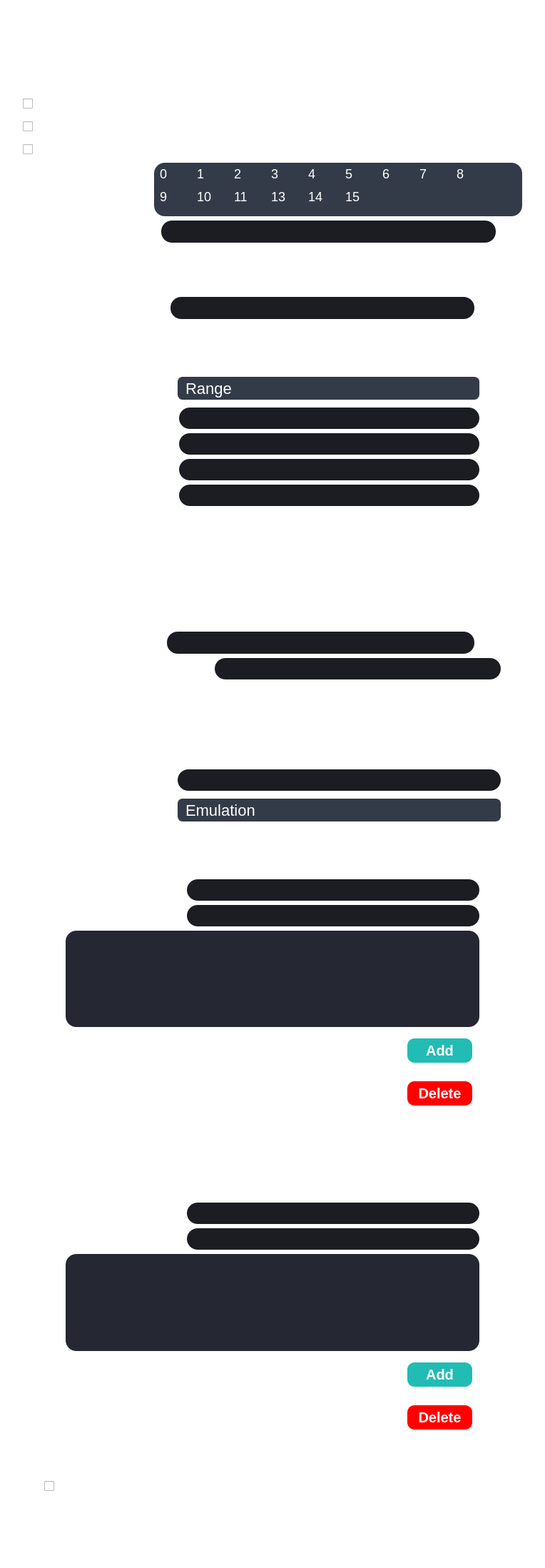
<?xml version="1.0" encoding="UTF-8"?>
<ui version="4.0">
 <class>DUTConfiguration</class>
 <widget class="QGroupBox" name="DUTConfiguration">
  <property name="geometry">
   <rect>
    <x>0</x>
    <y>0</y>
    <width>764</width>
    <height>2197</height>
   </rect>
  </property>
  <property name="windowTitle">
   <string>GroupBox</string>
  </property>
  <property name="styleSheet">
   <string notr="true">
/* QFrame */
QWidget {
	border-radius: 15px;
	background-color: rgb(37, 40, 50);
}
/* Label */
QLabel{
background-color:none;
	color: rgb(255, 255, 255);
font-size:22px;
font:normal;

}
/* ToolButton */
QToolButton {
	border: 0px;
	width: 28px;
	height: 28px;
	background-color: transparent;
	color: rgb(255, 255, 255);
	border-radius: 15px;
}
QToolButton:hover {
	background-color: rgb(57, 65, 80);
	border: 2px solid rgb(61, 70, 86);
}
QToolButton:pressed {
	background-color: rgb(35, 40, 49);
	border: 2px solid rgb(43, 50, 61);
}
/* Button */
QPushButton {
	border: 0px solid rgb(52, 59, 72);
	color: rgb(255, 255, 255);
	border-radius: 10px;
    background-color:#1b1d23;
	color: rgb(255, 255, 255);
	margin:10px;
	padding:5px;
font:bold 20px;
}
QPushButton:hover {
	background-color: rgb(57, 65, 80);
	border: 5px solid transparent;
}
QPushButton:pressed {
	background-color: rgb(35, 40, 49);
	border: 7px solid transparent;
}
QPushButton:disabled {
	background-color: rgb(102, 109, 122);
	color: rgb(168, 168, 168);
}

QComboBox {
	background-color: rgb(52, 59, 72);
	border: 1px solid rgb(49, 54, 65);
	height: 30px;
	border-radius: 10px;
	padding-left: 10px;
	padding-right: 15px;
	color: rgb(255, 255, 255);
    font-size:22px;
    font:normal; 
}
QComboBox QAbstractItemView {
    background-color:rgb(27, 29, 35);
	border: 0px;
	color: #fff;
    selection-background-color: rgb(22, 51, 79);
    outline: none;
}
QComboBox QAbstractItemView::item:selected {
    background-color: rgb(22, 51, 79);
}
QComboBox::drop-down {
	border: 0px;
}
QComboBox::down-arrow{
	image: url(&quot;:/icons/icons/cil-chevron-bottom.png&quot;);
	width:15px;
	height:15px;
	margin-right:15px;
}
QComboBox:on {
	border: 0px solid rgb(61, 70, 86);
	background-color: rgb(57, 65, 80)
}
QComboBox QListView {
	background-color: rgb(27, 29, 35);
	border-radius: 10px;
	color: #FFF;
	padding: 10px;
}
QComboBox:disabled {
	background-color: #808080;
}
/* QGroupBox  */
QGroupBox::title{
	color: rgb(255, 255, 255);
	margin-top: 10px;
	bottom: 20px;
}
QGroupBox{
	margin-top: 40px;
	margin-left: 20px;
margin-bottom: 40px;
	margin-right: 20px;
    border: 1px solid rgb(255, 255, 255);
	padding-top: 20px;
}
/* LineEdit */
QLineEdit{
	border: 0px solid rgb(37, 39, 48);
	height: 30px;
	border-radius: 15px;
	color: white;
	padding-left: 20px;
	padding-right: 20px;
	background-color: rgb(27, 29, 35);
	font-size:20px;
}
QLineEdit:hover{
	border: 2px solid rgb(64, 71, 88)
}
QLineEdit:focus{
	border: 3px solid rgb(91, 101, 124);
	color: white;
}
QLineEdit:disabled {
	background-color: #808080;
}
/* Table */

QGroupBox
{
background-color:transparent;

font:22px;
font:bold;
border-color:white;
}
QCheckBox
{
background-color:none;
    font-size:22px;
    font:normal; 
	 color:white;
}
QListWidget
{
    font-size:18px;
    font:normal; 
	 color:white;
	background-color: rgb(52, 59, 72);

}</string>
  </property>
  <property name="title">
   <string>DUT Configuration</string>
  </property>
  <layout class="QGridLayout" name="gridLayout_8">
   <item row="6" column="0">
    <widget class="QGroupBox" name="RecordConf_Groupbox">
     <property name="sizePolicy">
      <sizepolicy hsizetype="Preferred" vsizetype="Preferred">
       <horstretch>28</horstretch>
       <verstretch>0</verstretch>
      </sizepolicy>
     </property>
     <property name="styleSheet">
      <string notr="true"/>
     </property>
     <property name="title">
      <string>Record Configurations</string>
     </property>
     <layout class="QGridLayout" name="gridLayout_5">
      <item row="0" column="0">
       <layout class="QHBoxLayout" name="horizontalLayout_4">
        <item>
         <widget class="QLabel" name="RecordDir_label_2">
          <property name="sizePolicy">
           <sizepolicy hsizetype="Preferred" vsizetype="Preferred">
            <horstretch>20</horstretch>
            <verstretch>0</verstretch>
           </sizepolicy>
          </property>
          <property name="styleSheet">
           <string notr="true">font-size:22px;
font:normal</string>
          </property>
          <property name="text">
           <string>Record Directory</string>
          </property>
         </widget>
        </item>
        <item>
         <widget class="QLineEdit" name="RecordDir_lineEdit_2">
          <property name="sizePolicy">
           <sizepolicy hsizetype="Expanding" vsizetype="Expanding">
            <horstretch>50</horstretch>
            <verstretch>0</verstretch>
           </sizepolicy>
          </property>
          <property name="styleSheet">
           <string notr="true">background-color: #1b1d23;
font:normal;
</string>
          </property>
         </widget>
        </item>
        <item>
         <widget class="QToolButton" name="RecordDir_toolButton_2">
          <property name="styleSheet">
           <string notr="true">QToolButton{
background-color:none;
border:none;
}
QToolButton:hover{
background-color: #394150;
border-radius:13px;
}</string>
          </property>
          <property name="text">
           <string>...</string>
          </property>
         </widget>
        </item>
       </layout>
      </item>
      <item row="1" column="0">
       <widget class="QGroupBox" name="Snapshots_GroupBox">
        <property name="title">
         <string>SnapShots Number</string>
        </property>
        <layout class="QVBoxLayout" name="verticalLayout_12">
         <item>
          <layout class="QHBoxLayout" name="ConfigType_Hlayout">
           <property name="topMargin">
            <number>5</number>
           </property>
           <property name="bottomMargin">
            <number>5</number>
           </property>
           <item>
            <widget class="QLabel" name="ConfigType_label">
             <property name="sizePolicy">
              <sizepolicy hsizetype="Preferred" vsizetype="Preferred">
               <horstretch>20</horstretch>
               <verstretch>0</verstretch>
              </sizepolicy>
             </property>
             <property name="styleSheet">
              <string notr="true">font-size:22px;
font:normal</string>
             </property>
             <property name="text">
              <string>Config Type</string>
             </property>
            </widget>
           </item>
           <item>
            <widget class="QComboBox" name="ConfigType_comboBox">
             <property name="sizePolicy">
              <sizepolicy hsizetype="Preferred" vsizetype="Expanding">
               <horstretch>56</horstretch>
               <verstretch>15</verstretch>
              </sizepolicy>
             </property>
             <property name="autoFillBackground">
              <bool>false</bool>
             </property>
             <property name="styleSheet">
              <string notr="true">background-color:#343b48;
font:normal;
font-size:22px;
border-radius:7px;</string>
             </property>
             <item>
              <property name="text">
               <string>Range</string>
              </property>
             </item>
             <item>
              <property name="text">
               <string>List</string>
              </property>
             </item>
             <item>
              <property name="text">
               <string>Value</string>
              </property>
             </item>
            </widget>
           </item>
          </layout>
         </item>
         <item>
          <layout class="QVBoxLayout" name="ConfigValue_Vlayout">
           <item>
            <layout class="QHBoxLayout" name="FromConfigValue_Hlayout">
             <item>
              <widget class="QLabel" name="FromConfigValue_label">
               <property name="sizePolicy">
                <sizepolicy hsizetype="Preferred" vsizetype="Preferred">
                 <horstretch>20</horstretch>
                 <verstretch>0</verstretch>
                </sizepolicy>
               </property>
               <property name="styleSheet">
                <string notr="true">font-size:22px;
font:normal</string>
               </property>
               <property name="text">
                <string>From</string>
               </property>
              </widget>
             </item>
             <item>
              <widget class="QLineEdit" name="FromConfigValue_lineEdit">
               <property name="sizePolicy">
                <sizepolicy hsizetype="Expanding" vsizetype="Expanding">
                 <horstretch>55</horstretch>
                 <verstretch>0</verstretch>
                </sizepolicy>
               </property>
               <property name="styleSheet">
                <string notr="true">background-color: #1b1d23;
font:normal;
</string>
               </property>
              </widget>
             </item>
            </layout>
           </item>
           <item>
            <layout class="QHBoxLayout" name="ToConfigValue_Hlayout">
             <item>
              <widget class="QLabel" name="ToConfigValue_label">
               <property name="sizePolicy">
                <sizepolicy hsizetype="Expanding" vsizetype="Fixed">
                 <horstretch>20</horstretch>
                 <verstretch>4</verstretch>
                </sizepolicy>
               </property>
               <property name="minimumSize">
                <size>
                 <width>0</width>
                 <height>0</height>
                </size>
               </property>
               <property name="text">
                <string>To</string>
               </property>
              </widget>
             </item>
             <item>
              <widget class="QLineEdit" name="ToConfigValue_lineEdit">
               <property name="sizePolicy">
                <sizepolicy hsizetype="Expanding" vsizetype="Fixed">
                 <horstretch>55</horstretch>
                 <verstretch>0</verstretch>
                </sizepolicy>
               </property>
              </widget>
             </item>
            </layout>
           </item>
          </layout>
         </item>
         <item>
          <layout class="QHBoxLayout" name="Configvalue_horizontalLayout">
           <item>
            <widget class="QLabel" name="Configvalue_label">
             <property name="sizePolicy">
              <sizepolicy hsizetype="Expanding" vsizetype="Fixed">
               <horstretch>20</horstretch>
               <verstretch>0</verstretch>
              </sizepolicy>
             </property>
             <property name="text">
              <string>Value</string>
             </property>
            </widget>
           </item>
           <item>
            <widget class="QLineEdit" name="Configvalue_lineEdit">
             <property name="sizePolicy">
              <sizepolicy hsizetype="Expanding" vsizetype="Fixed">
               <horstretch>55</horstretch>
               <verstretch>0</verstretch>
              </sizepolicy>
             </property>
            </widget>
           </item>
          </layout>
         </item>
         <item>
          <layout class="QHBoxLayout" name="ConfigValueList_horizontalLayout">
           <item>
            <widget class="QLabel" name="ConfigValueList_label">
             <property name="sizePolicy">
              <sizepolicy hsizetype="Expanding" vsizetype="Fixed">
               <horstretch>20</horstretch>
               <verstretch>0</verstretch>
              </sizepolicy>
             </property>
             <property name="text">
              <string>Value</string>
             </property>
            </widget>
           </item>
           <item>
            <widget class="QLineEdit" name="ConfigValueList_lineEdit">
             <property name="sizePolicy">
              <sizepolicy hsizetype="Expanding" vsizetype="Fixed">
               <horstretch>55</horstretch>
               <verstretch>0</verstretch>
              </sizepolicy>
             </property>
            </widget>
           </item>
          </layout>
         </item>
        </layout>
       </widget>
      </item>
     </layout>
    </widget>
   </item>
   <item row="7" column="0">
    <widget class="QGroupBox" name="ReplyConf_groupbox">
     <property name="styleSheet">
      <string notr="true"/>
     </property>
     <property name="title">
      <string>Reply Configurations</string>
     </property>
     <layout class="QVBoxLayout" name="verticalLayout_9">
      <item>
       <layout class="QHBoxLayout" name="ReplyDir_Hlayout_2">
        <item>
         <widget class="QLabel" name="ReplyDir_label_2">
          <property name="sizePolicy">
           <sizepolicy hsizetype="Preferred" vsizetype="Preferred">
            <horstretch>20</horstretch>
            <verstretch>0</verstretch>
           </sizepolicy>
          </property>
          <property name="styleSheet">
           <string notr="true">font-size:22px;
font:normal</string>
          </property>
          <property name="text">
           <string>Reply Directory</string>
          </property>
         </widget>
        </item>
        <item>
         <widget class="QLineEdit" name="ReplyDir_lineEdit_2">
          <property name="sizePolicy">
           <sizepolicy hsizetype="Expanding" vsizetype="Expanding">
            <horstretch>52</horstretch>
            <verstretch>0</verstretch>
           </sizepolicy>
          </property>
          <property name="styleSheet">
           <string notr="true">background-color: #1b1d23;
</string>
          </property>
         </widget>
        </item>
        <item>
         <widget class="QToolButton" name="ReplyDir_toolButton_2">
          <property name="styleSheet">
           <string notr="true">QToolButton{
background-color:none;
border:none;
}
QToolButton:hover{
background-color: #394150;
border-radius:13px;
}</string>
          </property>
          <property name="text">
           <string>...</string>
          </property>
         </widget>
        </item>
       </layout>
      </item>
      <item>
       <layout class="QHBoxLayout" name="ReplySnapshotName_Hlayout_2">
        <item>
         <widget class="QLabel" name="ReplySnapshotName_label_2">
          <property name="sizePolicy">
           <sizepolicy hsizetype="Preferred" vsizetype="Preferred">
            <horstretch>8</horstretch>
            <verstretch>0</verstretch>
           </sizepolicy>
          </property>
          <property name="styleSheet">
           <string notr="true">font-size:22px;
font:normal</string>
          </property>
          <property name="text">
           <string>Replay Snapshot Name</string>
          </property>
         </widget>
        </item>
        <item>
         <widget class="QLineEdit" name="ReplySnapshotName_lineEdit_2">
          <property name="sizePolicy">
           <sizepolicy hsizetype="Expanding" vsizetype="Expanding">
            <horstretch>20</horstretch>
            <verstretch>0</verstretch>
           </sizepolicy>
          </property>
          <property name="styleSheet">
           <string notr="true">background-color: #1b1d23;
</string>
          </property>
         </widget>
        </item>
       </layout>
      </item>
     </layout>
    </widget>
   </item>
   <item row="4" column="0">
    <layout class="QHBoxLayout" name="AVBList_Vlayout_2">
     <item>
      <widget class="QLabel" name="AVBList_label_2">
       <property name="sizePolicy">
        <sizepolicy hsizetype="Preferred" vsizetype="Minimum">
         <horstretch>28</horstretch>
         <verstretch>0</verstretch>
        </sizepolicy>
       </property>
       <property name="minimumSize">
        <size>
         <width>0</width>
         <height>0</height>
        </size>
       </property>
       <property name="styleSheet">
        <string notr="true"/>
       </property>
       <property name="text">
        <string>AVB List</string>
       </property>
      </widget>
     </item>
     <item>
      <widget class="QListWidget" name="AVB_ListView_2">
       <property name="sizePolicy">
        <sizepolicy hsizetype="Expanding" vsizetype="Expanding">
         <horstretch>81</horstretch>
         <verstretch>24</verstretch>
        </sizepolicy>
       </property>
       <property name="minimumSize">
        <size>
         <width>0</width>
         <height>0</height>
        </size>
       </property>
       <property name="maximumSize">
        <size>
         <width>200000</width>
         <height>75</height>
        </size>
       </property>
       <property name="sizeIncrement">
        <size>
         <width>0</width>
         <height>0</height>
        </size>
       </property>
       <property name="baseSize">
        <size>
         <width>0</width>
         <height>0</height>
        </size>
       </property>
       <property name="autoFillBackground">
        <bool>false</bool>
       </property>
       <property name="styleSheet">
        <string notr="true">QListWidget:Item
{
font-size:10px;
}

QListWidget:Icon
{
size:15px;

}

QListWidget
{
padding:5px;
}</string>
       </property>
       <property name="verticalScrollBarPolicy">
        <enum>Qt::ScrollBarAlwaysOff</enum>
       </property>
       <property name="horizontalScrollBarPolicy">
        <enum>Qt::ScrollBarAlwaysOff</enum>
       </property>
       <property name="sizeAdjustPolicy">
        <enum>QAbstractScrollArea::AdjustIgnored</enum>
       </property>
       <property name="autoScroll">
        <bool>false</bool>
       </property>
       <property name="autoScrollMargin">
        <number>0</number>
       </property>
       <property name="dragDropMode">
        <enum>QAbstractItemView::NoDragDrop</enum>
       </property>
       <property name="defaultDropAction">
        <enum>Qt::CopyAction</enum>
       </property>
       <property name="alternatingRowColors">
        <bool>false</bool>
       </property>
       <property name="selectionMode">
        <enum>QAbstractItemView::ContiguousSelection</enum>
       </property>
       <property name="iconSize">
        <size>
         <width>0</width>
         <height>0</height>
        </size>
       </property>
       <property name="textElideMode">
        <enum>Qt::ElideNone</enum>
       </property>
       <property name="verticalScrollMode">
        <enum>QAbstractItemView::ScrollPerPixel</enum>
       </property>
       <property name="horizontalScrollMode">
        <enum>QAbstractItemView::ScrollPerPixel</enum>
       </property>
       <property name="movement">
        <enum>QListView::Static</enum>
       </property>
       <property name="flow">
        <enum>QListView::LeftToRight</enum>
       </property>
       <property name="isWrapping" stdset="0">
        <bool>true</bool>
       </property>
       <property name="resizeMode">
        <enum>QListView::Adjust</enum>
       </property>
       <property name="layoutMode">
        <enum>QListView::Batched</enum>
       </property>
       <property name="spacing">
        <number>22</number>
       </property>
       <property name="gridSize">
        <size>
         <width>52</width>
         <height>32</height>
        </size>
       </property>
       <property name="viewMode">
        <enum>QListView::ListMode</enum>
       </property>
       <property name="modelColumn">
        <number>0</number>
       </property>
       <property name="uniformItemSizes">
        <bool>true</bool>
       </property>
       <property name="batchSize">
        <number>7</number>
       </property>
       <property name="wordWrap">
        <bool>true</bool>
       </property>
       <property name="selectionRectVisible">
        <bool>false</bool>
       </property>
       <property name="currentRow">
        <number>-1</number>
       </property>
       <item>
        <property name="text">
         <string>0</string>
        </property>
        <property name="checkState">
         <enum>Unchecked</enum>
        </property>
       </item>
       <item>
        <property name="text">
         <string>1</string>
        </property>
        <property name="checkState">
         <enum>Unchecked</enum>
        </property>
       </item>
       <item>
        <property name="text">
         <string>2</string>
        </property>
        <property name="checkState">
         <enum>Unchecked</enum>
        </property>
       </item>
       <item>
        <property name="text">
         <string>3</string>
        </property>
        <property name="checkState">
         <enum>Unchecked</enum>
        </property>
       </item>
       <item>
        <property name="text">
         <string>4</string>
        </property>
        <property name="checkState">
         <enum>Unchecked</enum>
        </property>
       </item>
       <item>
        <property name="text">
         <string>5</string>
        </property>
        <property name="checkState">
         <enum>Unchecked</enum>
        </property>
       </item>
       <item>
        <property name="text">
         <string>6</string>
        </property>
        <property name="checkState">
         <enum>Unchecked</enum>
        </property>
       </item>
       <item>
        <property name="text">
         <string>7</string>
        </property>
        <property name="checkState">
         <enum>Unchecked</enum>
        </property>
       </item>
       <item>
        <property name="text">
         <string>8</string>
        </property>
        <property name="checkState">
         <enum>Unchecked</enum>
        </property>
       </item>
       <item>
        <property name="text">
         <string>9</string>
        </property>
        <property name="checkState">
         <enum>Unchecked</enum>
        </property>
       </item>
       <item>
        <property name="text">
         <string>10</string>
        </property>
        <property name="checkState">
         <enum>Unchecked</enum>
        </property>
       </item>
       <item>
        <property name="text">
         <string>11</string>
        </property>
        <property name="checkState">
         <enum>Unchecked</enum>
        </property>
       </item>
       <item>
        <property name="text">
         <string>13</string>
        </property>
        <property name="checkState">
         <enum>Unchecked</enum>
        </property>
       </item>
       <item>
        <property name="text">
         <string>14</string>
        </property>
        <property name="checkState">
         <enum>Unchecked</enum>
        </property>
       </item>
       <item>
        <property name="text">
         <string>15</string>
        </property>
        <property name="checkState">
         <enum>Unchecked</enum>
        </property>
       </item>
      </widget>
     </item>
    </layout>
   </item>
   <item row="2" column="0">
    <widget class="QCheckBox" name="TermianteDPI_checkBox">
     <property name="sizePolicy">
      <sizepolicy hsizetype="Preferred" vsizetype="Preferred">
       <horstretch>20</horstretch>
       <verstretch>0</verstretch>
      </sizepolicy>
     </property>
     <property name="minimumSize">
      <size>
       <width>0</width>
       <height>0</height>
      </size>
     </property>
     <property name="styleSheet">
      <string notr="true"/>
     </property>
     <property name="text">
      <string>  Terminate DPI</string>
     </property>
    </widget>
   </item>
   <item row="8" column="0">
    <widget class="QGroupBox" name="DPIConf_groupbox">
     <property name="styleSheet">
      <string notr="true"/>
     </property>
     <property name="title">
      <string>DPI Configurations</string>
     </property>
     <layout class="QGridLayout" name="gridLayout">
      <item row="3" column="0">
       <widget class="QGroupBox" name="DPIAdditionalArg_groupBox_2">
        <property name="title">
         <string>DPI Additional Env Variables</string>
        </property>
        <layout class="QGridLayout" name="gridLayout_3">
         <item row="3" column="0">
          <layout class="QHBoxLayout" name="AddEnvLayout_6">
           <item>
            <spacer name="AddEnvSpacer_2">
             <property name="orientation">
              <enum>Qt::Horizontal</enum>
             </property>
             <property name="sizeHint" stdset="0">
              <size>
               <width>528</width>
               <height>20</height>
              </size>
             </property>
            </spacer>
           </item>
           <item>
            <widget class="QPushButton" name="AddEnv_2">
             <property name="minimumSize">
              <size>
               <width>111</width>
               <height>54</height>
              </size>
             </property>
             <property name="styleSheet">
              <string notr="true">	background-color: rgb(33, 188, 180);
</string>
             </property>
             <property name="text">
              <string>Add</string>
             </property>
            </widget>
           </item>
          </layout>
         </item>
         <item row="4" column="0">
          <layout class="QHBoxLayout" name="DeleteEnvLayout_DPI">
           <item>
            <spacer name="DeleteEnvSpacer_DPI">
             <property name="orientation">
              <enum>Qt::Horizontal</enum>
             </property>
             <property name="sizeHint" stdset="0">
              <size>
               <width>528</width>
               <height>20</height>
              </size>
             </property>
            </spacer>
           </item>
           <item>
            <widget class="QPushButton" name="DeleteEnv_DPI">
             <property name="minimumSize">
              <size>
               <width>111</width>
               <height>54</height>
              </size>
             </property>
             <property name="styleSheet">
              <string notr="true">	background-color: red;
</string>
             </property>
             <property name="text">
              <string>Delete</string>
             </property>
            </widget>
           </item>
          </layout>
         </item>
         <item row="1" column="0">
          <layout class="QHBoxLayout" name="EnvVarValue_Hlayout_2">
           <item>
            <widget class="QLabel" name="EnvVarValue_label_2">
             <property name="sizePolicy">
              <sizepolicy hsizetype="Preferred" vsizetype="Preferred">
               <horstretch>8</horstretch>
               <verstretch>0</verstretch>
              </sizepolicy>
             </property>
             <property name="text">
              <string>Variable Value</string>
             </property>
            </widget>
           </item>
           <item>
            <widget class="QLineEdit" name="EnvVarValue_lineEdit_2">
             <property name="sizePolicy">
              <sizepolicy hsizetype="Expanding" vsizetype="Fixed">
               <horstretch>20</horstretch>
               <verstretch>0</verstretch>
              </sizepolicy>
             </property>
             <property name="styleSheet">
              <string notr="true">background-color: #1b1d23;
</string>
             </property>
            </widget>
           </item>
          </layout>
         </item>
         <item row="2" column="0">
          <widget class="QTextBrowser" name="DPIAdditionalEnvValues_2">
           <property name="styleSheet">
            <string notr="true">	border:none;
</string>
           </property>
          </widget>
         </item>
         <item row="0" column="0">
          <layout class="QHBoxLayout" name="EnvVarName_Hlayout_2">
           <item>
            <widget class="QLabel" name="EnvVarName_label_2">
             <property name="sizePolicy">
              <sizepolicy hsizetype="Preferred" vsizetype="Preferred">
               <horstretch>8</horstretch>
               <verstretch>0</verstretch>
              </sizepolicy>
             </property>
             <property name="text">
              <string>Variable Key</string>
             </property>
            </widget>
           </item>
           <item>
            <widget class="QLineEdit" name="EnvVarName_HSpacer_mid_lineEdit_2">
             <property name="sizePolicy">
              <sizepolicy hsizetype="Expanding" vsizetype="Fixed">
               <horstretch>20</horstretch>
               <verstretch>0</verstretch>
              </sizepolicy>
             </property>
             <property name="styleSheet">
              <string notr="true">background-color: #1b1d23;
</string>
             </property>
            </widget>
           </item>
          </layout>
         </item>
        </layout>
       </widget>
      </item>
      <item row="2" column="0">
       <widget class="QGroupBox" name="DPIAdditionalArgGroupBox_2">
        <property name="styleSheet">
         <string notr="true"/>
        </property>
        <property name="title">
         <string>DPI Additional Arguments</string>
        </property>
        <layout class="QGridLayout" name="gridLayout_2">
         <item row="4" column="0">
          <layout class="QHBoxLayout" name="DeleteArgLayout_DPI">
           <item>
            <spacer name="DeleteArgSpacer_DPI">
             <property name="orientation">
              <enum>Qt::Horizontal</enum>
             </property>
             <property name="sizeHint" stdset="0">
              <size>
               <width>528</width>
               <height>20</height>
              </size>
             </property>
            </spacer>
           </item>
           <item>
            <widget class="QPushButton" name="DeleteArgButton_DPI">
             <property name="minimumSize">
              <size>
               <width>111</width>
               <height>54</height>
              </size>
             </property>
             <property name="styleSheet">
              <string notr="true">	background-color: red;
</string>
             </property>
             <property name="text">
              <string>Delete</string>
             </property>
            </widget>
           </item>
          </layout>
         </item>
         <item row="0" column="0">
          <layout class="QHBoxLayout" name="ArgName_Hlayout_2">
           <item>
            <widget class="QLabel" name="ArgName_label_2">
             <property name="sizePolicy">
              <sizepolicy hsizetype="Preferred" vsizetype="Preferred">
               <horstretch>8</horstretch>
               <verstretch>0</verstretch>
              </sizepolicy>
             </property>
             <property name="text">
              <string>Argument Key</string>
             </property>
            </widget>
           </item>
           <item>
            <widget class="QLineEdit" name="ArgName_HSpacer_mid_lineEdit_2">
             <property name="sizePolicy">
              <sizepolicy hsizetype="Expanding" vsizetype="Fixed">
               <horstretch>20</horstretch>
               <verstretch>0</verstretch>
              </sizepolicy>
             </property>
             <property name="styleSheet">
              <string notr="true">background-color: #1b1d23;
</string>
             </property>
            </widget>
           </item>
          </layout>
         </item>
         <item row="2" column="0">
          <widget class="QTextBrowser" name="DPIAdditionalArg_2">
           <property name="styleSheet">
            <string notr="true">border:none;</string>
           </property>
          </widget>
         </item>
         <item row="1" column="0">
          <layout class="QHBoxLayout" name="ArgValue_Hlayout_2">
           <item>
            <widget class="QLabel" name="ArgValue_label_2">
             <property name="sizePolicy">
              <sizepolicy hsizetype="Preferred" vsizetype="Preferred">
               <horstretch>8</horstretch>
               <verstretch>0</verstretch>
              </sizepolicy>
             </property>
             <property name="text">
              <string>Argument Value</string>
             </property>
            </widget>
           </item>
           <item>
            <widget class="QLineEdit" name="ArgValue_lineEdit_2">
             <property name="sizePolicy">
              <sizepolicy hsizetype="Expanding" vsizetype="Fixed">
               <horstretch>20</horstretch>
               <verstretch>0</verstretch>
              </sizepolicy>
             </property>
             <property name="styleSheet">
              <string notr="true">background-color: #1b1d23;
</string>
             </property>
            </widget>
           </item>
          </layout>
         </item>
         <item row="3" column="0">
          <layout class="QHBoxLayout" name="AddArgLayout_5">
           <item>
            <spacer name="AddArgSpacer_2">
             <property name="orientation">
              <enum>Qt::Horizontal</enum>
             </property>
             <property name="sizeHint" stdset="0">
              <size>
               <width>528</width>
               <height>20</height>
              </size>
             </property>
            </spacer>
           </item>
           <item>
            <widget class="QPushButton" name="AddArgButton_2">
             <property name="minimumSize">
              <size>
               <width>111</width>
               <height>54</height>
              </size>
             </property>
             <property name="styleSheet">
              <string notr="true">	background-color: rgb(33, 188, 180);
</string>
             </property>
             <property name="text">
              <string>Add</string>
             </property>
            </widget>
           </item>
          </layout>
         </item>
        </layout>
       </widget>
      </item>
      <item row="4" column="0">
       <widget class="QCheckBox" name="CustomComConf_checkbox_2">
        <property name="styleSheet">
         <string notr="true">font-size:22px;
font:normal</string>
        </property>
        <property name="text">
         <string>Use Custom Comodels Config</string>
        </property>
       </widget>
      </item>
      <item row="1" column="0">
       <layout class="QHBoxLayout" name="DPILaunchType_HLayout_2">
        <property name="topMargin">
         <number>5</number>
        </property>
        <property name="bottomMargin">
         <number>5</number>
        </property>
        <item>
         <widget class="QLabel" name="DPILaunchType_label_2">
          <property name="sizePolicy">
           <sizepolicy hsizetype="Preferred" vsizetype="Preferred">
            <horstretch>8</horstretch>
            <verstretch>20</verstretch>
           </sizepolicy>
          </property>
          <property name="styleSheet">
           <string notr="true">font-size:22px;
font:normal</string>
          </property>
          <property name="text">
           <string>DPI Launch Type</string>
          </property>
         </widget>
        </item>
        <item>
         <widget class="QComboBox" name="DPILaunchType_comboBox_2">
          <property name="sizePolicy">
           <sizepolicy hsizetype="Preferred" vsizetype="Expanding">
            <horstretch>20</horstretch>
            <verstretch>0</verstretch>
           </sizepolicy>
          </property>
          <property name="styleSheet">
           <string notr="true">background-color:#343b48;
font:normal;
font-size:22px;
border-radius:7px;</string>
          </property>
          <item>
           <property name="text">
            <string>Emulation</string>
           </property>
          </item>
          <item>
           <property name="text">
            <string>Simulation</string>
           </property>
          </item>
          <item>
           <property name="text">
            <string>Emulation_Velclkgen</string>
           </property>
          </item>
          <item>
           <property name="text">
            <string>Simulation_Velclkgen</string>
           </property>
          </item>
         </widget>
        </item>
       </layout>
      </item>
      <item row="0" column="0">
       <layout class="QHBoxLayout" name="DPILaunchModeHLayout_2">
        <item>
         <widget class="QLabel" name="DPILaunchMode_label_2">
          <property name="sizePolicy">
           <sizepolicy hsizetype="Preferred" vsizetype="Preferred">
            <horstretch>8</horstretch>
            <verstretch>0</verstretch>
           </sizepolicy>
          </property>
          <property name="styleSheet">
           <string notr="true">font-size:22px;
font:normal</string>
          </property>
          <property name="text">
           <string>DPI Launch Mode</string>
          </property>
         </widget>
        </item>
        <item>
         <widget class="QLineEdit" name="DPILaunchMode_lineEdit_2">
          <property name="sizePolicy">
           <sizepolicy hsizetype="Expanding" vsizetype="Expanding">
            <horstretch>20</horstretch>
            <verstretch>0</verstretch>
           </sizepolicy>
          </property>
          <property name="styleSheet">
           <string notr="true">background-color: #1b1d23;
</string>
          </property>
         </widget>
        </item>
       </layout>
      </item>
     </layout>
    </widget>
   </item>
   <item row="3" column="0">
    <widget class="QCheckBox" name="LanuchDPI_checkBox">
     <property name="sizePolicy">
      <sizepolicy hsizetype="Preferred" vsizetype="Fixed">
       <horstretch>100</horstretch>
       <verstretch>0</verstretch>
      </sizepolicy>
     </property>
     <property name="styleSheet">
      <string notr="true">font-size:22px;
font:normal;
background:none;</string>
     </property>
     <property name="text">
      <string>  Terminate DPI on Error</string>
     </property>
    </widget>
   </item>
   <item row="5" column="0">
    <layout class="QHBoxLayout" name="DesignPath_Hlayout_2">
     <item>
      <widget class="QLabel" name="DesignPath_label_2">
       <property name="sizePolicy">
        <sizepolicy hsizetype="Preferred" vsizetype="Preferred">
         <horstretch>20</horstretch>
         <verstretch>0</verstretch>
        </sizepolicy>
       </property>
       <property name="styleSheet">
        <string notr="true">font-size:22px;
font:normal;
</string>
       </property>
       <property name="text">
        <string>Design Path</string>
       </property>
      </widget>
     </item>
     <item>
      <widget class="QLineEdit" name="DesignPath_lineEdit_2">
       <property name="sizePolicy">
        <sizepolicy hsizetype="Expanding" vsizetype="Expanding">
         <horstretch>50</horstretch>
         <verstretch>0</verstretch>
        </sizepolicy>
       </property>
       <property name="styleSheet">
        <string notr="true">background-color: #1b1d23;
font:normal;
</string>
       </property>
      </widget>
     </item>
     <item>
      <widget class="QToolButton" name="DesignPath_toolButton_2">
       <property name="styleSheet">
        <string notr="true">QToolButton{
background-color:none;
border:none;
}
QToolButton:hover{
background-color: #394150;
border-radius:13px;
}</string>
       </property>
       <property name="text">
        <string>...</string>
       </property>
      </widget>
     </item>
    </layout>
   </item>
   <item row="1" column="0">
    <widget class="QCheckBox" name="TerminateDPIOnError_checkBox">
     <property name="sizePolicy">
      <sizepolicy hsizetype="Preferred" vsizetype="Fixed">
       <horstretch>20</horstretch>
       <verstretch>20</verstretch>
      </sizepolicy>
     </property>
     <property name="styleSheet">
      <string notr="true">background-color:none;</string>
     </property>
     <property name="text">
      <string>  Launch DPI</string>
     </property>
    </widget>
   </item>
   <item row="0" column="0">
    <layout class="QHBoxLayout" name="Delete_horizontalLayout">
     <item>
      <spacer name="horizontalSpacer">
       <property name="orientation">
        <enum>Qt::Horizontal</enum>
       </property>
       <property name="sizeHint" stdset="0">
        <size>
         <width>40</width>
         <height>20</height>
        </size>
       </property>
      </spacer>
     </item>
     <item>
      <widget class="QPushButton" name="Dut_pushButton">
       <property name="styleSheet">
        <string notr="true">background:none;
</string>
       </property>
       <property name="text">
        <string/>
       </property>
       <property name="icon">
        <iconset>
         <normaloff>../IconsImages/delete.png</normaloff>../IconsImages/delete.png</iconset>
       </property>
       <property name="iconSize">
        <size>
         <width>24</width>
         <height>31</height>
        </size>
       </property>
      </widget>
     </item>
    </layout>
   </item>
  </layout>
 </widget>
 <resources/>
 <connections/>
</ui>
